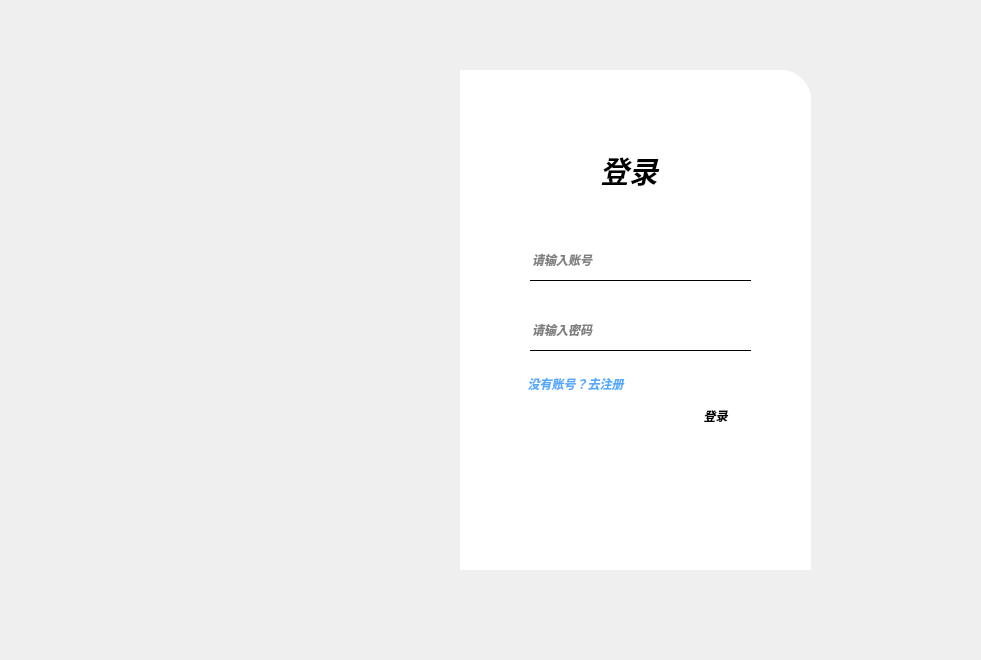
<?xml version="1.0" encoding="UTF-8"?>
<ui version="4.0">
 <class>MainWindow</class>
 <widget class="QMainWindow" name="MainWindow">
  <property name="geometry">
   <rect>
    <x>0</x>
    <y>0</y>
    <width>981</width>
    <height>660</height>
   </rect>
  </property>
  <property name="font">
   <font>
    <weight>75</weight>
    <italic>true</italic>
    <bold>true</bold>
   </font>
  </property>
  <property name="windowTitle">
   <string>MainWindow</string>
  </property>
  <widget class="QWidget" name="centralwidget">
   <widget class="QLabel" name="label">
    <property name="geometry">
     <rect>
      <x>170</x>
      <y>70</y>
      <width>310</width>
      <height>500</height>
     </rect>
    </property>
    <property name="styleSheet">
     <string notr="true">border-image: url(:/img/img/asider.jpg);
border-bottom-left-radius:30px;</string>
    </property>
    <property name="text">
     <string/>
    </property>
   </widget>
   <widget class="QLabel" name="label_2">
    <property name="geometry">
     <rect>
      <x>460</x>
      <y>70</y>
      <width>351</width>
      <height>500</height>
     </rect>
    </property>
    <property name="styleSheet">
     <string notr="true">background-color: rgb(255, 255, 255);
border-top-right-radius: 30px</string>
    </property>
    <property name="text">
     <string/>
    </property>
   </widget>
   <widget class="QLabel" name="label_3">
    <property name="geometry">
     <rect>
      <x>600</x>
      <y>150</y>
      <width>81</width>
      <height>41</height>
     </rect>
    </property>
    <property name="font">
     <font>
      <family>Yu Gothic UI Semibold</family>
      <pointsize>22</pointsize>
      <weight>75</weight>
      <italic>true</italic>
      <bold>true</bold>
     </font>
    </property>
    <property name="text">
     <string>登录</string>
    </property>
   </widget>
   <widget class="QLineEdit" name="lineEdit">
    <property name="geometry">
     <rect>
      <x>530</x>
      <y>240</y>
      <width>221</width>
      <height>41</height>
     </rect>
    </property>
    <property name="styleSheet">
     <string notr="true">border:none;
background-color: rgb(255, 255, 255,0);
border-bottom:1px solid rgb(0, 0, 0);
color: rgb(0, 0, 0);
font: 9pt &quot;Arial&quot;;</string>
    </property>
    <property name="placeholderText">
     <string>请输入账号</string>
    </property>
    <property name="cursorMoveStyle">
     <enum>Qt::LogicalMoveStyle</enum>
    </property>
   </widget>
   <widget class="QLineEdit" name="lineEdit_2">
    <property name="geometry">
     <rect>
      <x>530</x>
      <y>310</y>
      <width>221</width>
      <height>41</height>
     </rect>
    </property>
    <property name="styleSheet">
     <string notr="true">border:none;
background-color: rgb(255, 255, 255,0);
border-bottom:1px solid rgb(0, 0, 0);
color: rgb(0, 0, 0);
font: 9pt &quot;Arial&quot;;</string>
    </property>
    <property name="echoMode">
     <enum>QLineEdit::Password</enum>
    </property>
    <property name="placeholderText">
     <string>请输入密码</string>
    </property>
    <property name="cursorMoveStyle">
     <enum>Qt::LogicalMoveStyle</enum>
    </property>
   </widget>
   <widget class="QPushButton" name="pushButton">
    <property name="geometry">
     <rect>
      <x>680</x>
      <y>400</y>
      <width>71</width>
      <height>31</height>
     </rect>
    </property>
    <property name="styleSheet">
     <string notr="true">QPushButton {
	font: 9pt &quot;Arial&quot;;
	border-radius:5px;
}
QPushButton:pressed {
	font-weight:blod;
	padding-top:7px;
	padding-left:7px;
}</string>
    </property>
    <property name="text">
     <string>登录</string>
    </property>
   </widget>
   <widget class="QPushButton" name="pushButton_2">
    <property name="geometry">
     <rect>
      <x>750</x>
      <y>80</y>
      <width>41</width>
      <height>31</height>
     </rect>
    </property>
    <property name="styleSheet">
     <string notr="true">border:none;</string>
    </property>
    <property name="text">
     <string/>
    </property>
    <property name="icon">
     <iconset resource="resource.qrc">
      <normaloff>:/icons/icons/关闭.png</normaloff>:/icons/icons/关闭.png</iconset>
    </property>
   </widget>
   <widget class="QPushButton" name="pushButton_3">
    <property name="geometry">
     <rect>
      <x>510</x>
      <y>370</y>
      <width>131</width>
      <height>28</height>
     </rect>
    </property>
    <property name="styleSheet">
     <string notr="true">QPushButton {
	font: 9pt &quot;Arial&quot;;
	color: rgb(85, 170, 255);
	border:none;
}

QPushButton:hover {
	font-weight:blod;
	text-decoration: underline;
}

QPushButton:pressed {
	font-weight:blod;
	padding-top:7px;
	padding-left:7px;
}</string>
    </property>
    <property name="text">
     <string>没有账号？去注册</string>
    </property>
   </widget>
   <widget class="QPushButton" name="pushButton_4">
    <property name="geometry">
     <rect>
      <x>720</x>
      <y>80</y>
      <width>31</width>
      <height>31</height>
     </rect>
    </property>
    <property name="styleSheet">
     <string notr="true">border:none;</string>
    </property>
    <property name="text">
     <string/>
    </property>
    <property name="icon">
     <iconset resource="resource.qrc">
      <normaloff>:/icons/icons/最小化.png</normaloff>:/icons/icons/最小化.png</iconset>
    </property>
   </widget>
   <zorder>label_2</zorder>
   <zorder>label</zorder>
   <zorder>label_3</zorder>
   <zorder>lineEdit</zorder>
   <zorder>lineEdit_2</zorder>
   <zorder>pushButton</zorder>
   <zorder>pushButton_2</zorder>
   <zorder>pushButton_3</zorder>
   <zorder>pushButton_4</zorder>
  </widget>
 </widget>
 <resources>
  <include location="resource.qrc"/>
 </resources>
 <connections>
  <connection>
   <sender>pushButton_2</sender>
   <signal>clicked()</signal>
   <receiver>MainWindow</receiver>
   <slot>close()</slot>
   <hints>
    <hint type="sourcelabel">
     <x>723</x>
     <y>76</y>
    </hint>
    <hint type="destinationlabel">
     <x>846</x>
     <y>77</y>
    </hint>
   </hints>
  </connection>
  <connection>
   <sender>pushButton_4</sender>
   <signal>clicked()</signal>
   <receiver>MainWindow</receiver>
   <slot>showMinimized()</slot>
   <hints>
    <hint type="sourcelabel">
     <x>787</x>
     <y>90</y>
    </hint>
    <hint type="destinationlabel">
     <x>958</x>
     <y>206</y>
    </hint>
   </hints>
  </connection>
 </connections>
</ui>
